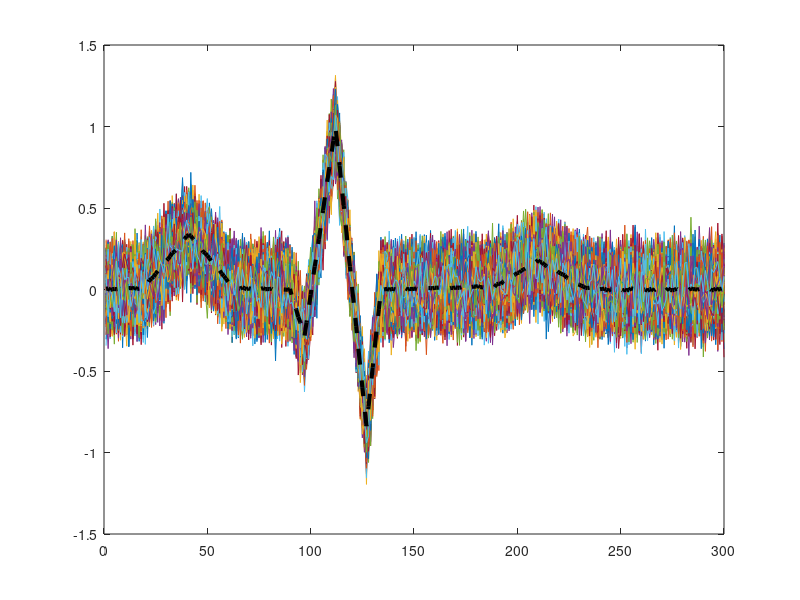

Write the MATLAB code that produced this figure.
% calculate mean of many samples with white noise
% find minimal number of samples to reach maximal
% error of 0.01 from the mean
clc;
clear all;
close all;

load sig;

x0 = mean(x,2);

plot(x)
hold on;
plot(x0,'k--','linewidth',3)

i=1;
while max(abs(mean(x(:,1:i),2)-x0))>0.01
    i=i+1;
end;
disp(['minimal number of samples to reach maximal error of 0.01 from the mean = ',num2str(i)])